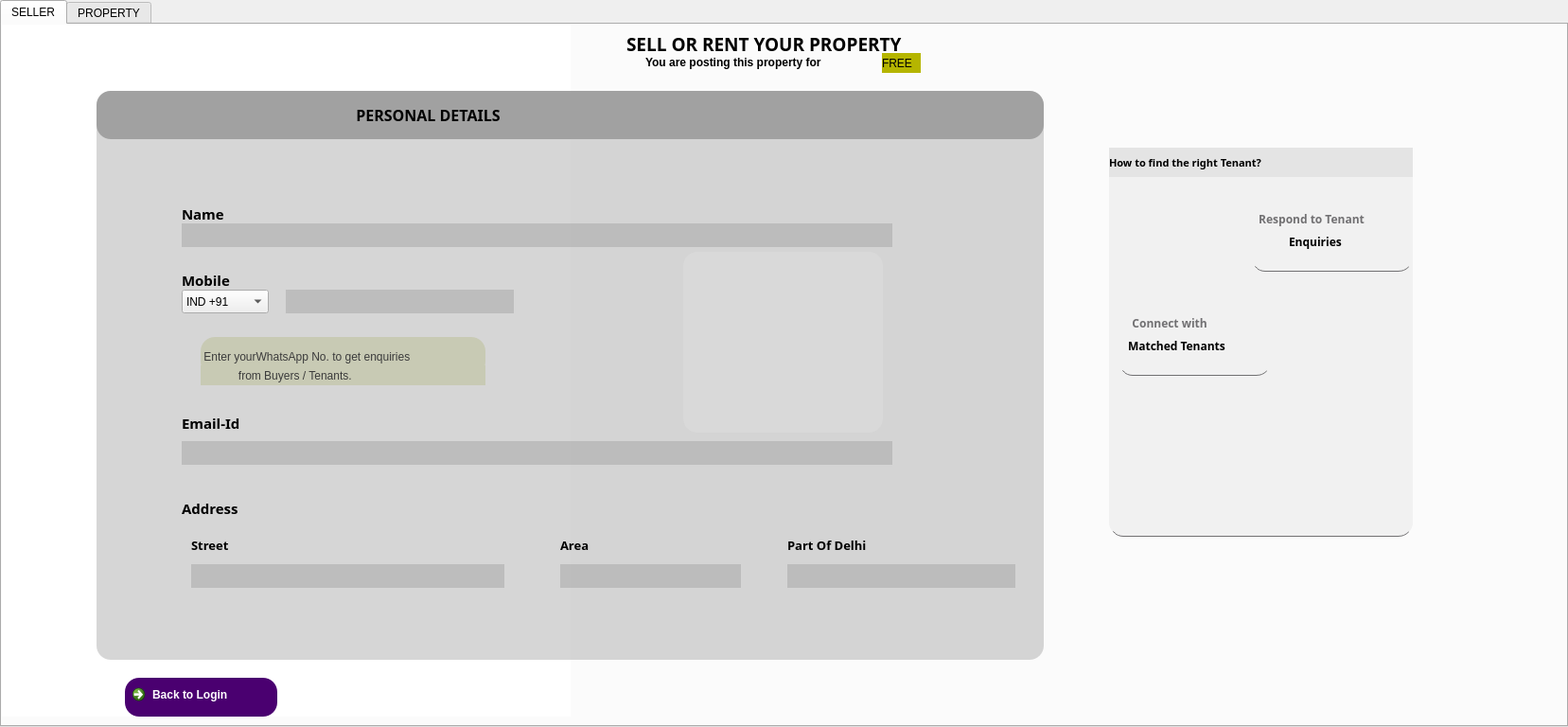
<?xml version="1.0" encoding="UTF-8"?>
<ui version="4.0">
 <class>TabWidget</class>
 <widget class="QTabWidget" name="TabWidget">
  <property name="geometry">
   <rect>
    <x>0</x>
    <y>0</y>
    <width>1657</width>
    <height>768</height>
   </rect>
  </property>
  <property name="windowTitle">
   <string>TabWidget</string>
  </property>
  <property name="currentIndex">
   <number>0</number>
  </property>
  <widget class="QWidget" name="tab">
   <attribute name="icon">
    <iconset resource="resource/res.qrc">
     <normaloff>:/images/user-tie-solid.svg</normaloff>:/images/user-tie-solid.svg</iconset>
   </attribute>
   <attribute name="title">
    <string>SELLER</string>
   </attribute>
   <widget class="QLabel" name="label">
    <property name="geometry">
     <rect>
      <x>0</x>
      <y>0</y>
      <width>601</width>
      <height>731</height>
     </rect>
    </property>
    <property name="styleSheet">
     <string notr="true">background:#fff;</string>
    </property>
    <property name="text">
     <string/>
    </property>
   </widget>
   <widget class="QLabel" name="label_2">
    <property name="geometry">
     <rect>
      <x>370</x>
      <y>140</y>
      <width>191</width>
      <height>161</height>
     </rect>
    </property>
    <property name="styleSheet">
     <string notr="true">background:url(:/form/Downloads/WhatsApp Image 2023-04-03 at 12.59.14.jpeg)</string>
    </property>
    <property name="text">
     <string/>
    </property>
    <property name="pixmap">
     <pixmap>:/form/Downloads/WhatsApp Image 2023-04-03 at 12.59.14.jpeg</pixmap>
    </property>
    <property name="scaledContents">
     <bool>true</bool>
    </property>
   </widget>
   <widget class="QLabel" name="label_3">
    <property name="geometry">
     <rect>
      <x>0</x>
      <y>-30</y>
      <width>1651</width>
      <height>801</height>
     </rect>
    </property>
    <property name="font">
     <font>
      <family>Myanmar Text</family>
      <pointsize>11</pointsize>
      <weight>75</weight>
      <bold>true</bold>
     </font>
    </property>
    <property name="styleSheet">
     <string notr="true">QLabel{
background:url(:/newPrefix/Downloads/WhatsApp Image 2023-04-03 at 12.52.18.jpeg)
}</string>
    </property>
    <property name="text">
     <string/>
    </property>
    <property name="pixmap">
     <pixmap resource="form2.qrc">:/images/background.jpeg</pixmap>
    </property>
    <property name="scaledContents">
     <bool>true</bool>
    </property>
   </widget>
   <widget class="QLabel" name="label_4">
    <property name="geometry">
     <rect>
      <x>1170</x>
      <y>130</y>
      <width>321</width>
      <height>411</height>
     </rect>
    </property>
    <property name="styleSheet">
     <string notr="true">QLabel{

background:rgb(225, 225, 225,100);
border:none;
color:#717072;
border-bottom:1px solid #717072;
border-radius:15%;
}</string>
    </property>
    <property name="text">
     <string/>
    </property>
   </widget>
   <widget class="QLineEdit" name="lineEdit">
    <property name="geometry">
     <rect>
      <x>1320</x>
      <y>150</y>
      <width>171</width>
      <height>111</height>
     </rect>
    </property>
    <property name="font">
     <font>
      <family>Myanmar Text</family>
      <pointsize>9</pointsize>
      <weight>75</weight>
      <bold>true</bold>
     </font>
    </property>
    <property name="styleSheet">
     <string notr="true">QLineEdit
{
background:transparent;
border:none;
color:#717072;
border-bottom:1px solid #717072;
border-radius:15%;
}</string>
    </property>
    <property name="text">
     <string>  Respond to Tenant</string>
    </property>
   </widget>
   <widget class="QLineEdit" name="lineEdit_2">
    <property name="geometry">
     <rect>
      <x>1180</x>
      <y>260</y>
      <width>161</width>
      <height>111</height>
     </rect>
    </property>
    <property name="font">
     <font>
      <family>Myanmar Text</family>
      <pointsize>9</pointsize>
      <weight>75</weight>
      <bold>true</bold>
     </font>
    </property>
    <property name="styleSheet">
     <string notr="true">QLineEdit
{
background:transparent;
border:none;
color:#717072;
border-bottom:1px solid #717072;
border-radius:15%;
}</string>
    </property>
    <property name="text">
     <string>    Connect with </string>
    </property>
   </widget>
   <widget class="QLabel" name="label_5">
    <property name="geometry">
     <rect>
      <x>660</x>
      <y>0</y>
      <width>491</width>
      <height>41</height>
     </rect>
    </property>
    <property name="font">
     <font>
      <family>Myanmar Text</family>
      <pointsize>14</pointsize>
      <weight>75</weight>
      <bold>true</bold>
     </font>
    </property>
    <property name="text">
     <string>SELL OR RENT YOUR PROPERTY</string>
    </property>
   </widget>
   <widget class="QLabel" name="label_6">
    <property name="geometry">
     <rect>
      <x>680</x>
      <y>30</y>
      <width>321</width>
      <height>19</height>
     </rect>
    </property>
    <property name="font">
     <font>
      <pointsize>9</pointsize>
      <weight>75</weight>
      <bold>true</bold>
     </font>
    </property>
    <property name="text">
     <string>You are posting this property for </string>
    </property>
   </widget>
   <widget class="QLabel" name="label_7">
    <property name="geometry">
     <rect>
      <x>930</x>
      <y>30</y>
      <width>41</width>
      <height>21</height>
     </rect>
    </property>
    <property name="styleSheet">
     <string notr="true">QLabel{
background:rgb(181, 181, 0);
border-radius:15%;
}</string>
    </property>
    <property name="text">
     <string>FREE</string>
    </property>
   </widget>
   <widget class="QLabel" name="label_11">
    <property name="geometry">
     <rect>
      <x>210</x>
      <y>330</y>
      <width>301</width>
      <height>41</height>
     </rect>
    </property>
    <property name="styleSheet">
     <string notr="true">QLabel{
background:rgb(232, 235, 199);
border-radius:15%;
}</string>
    </property>
    <property name="text">
     <string> Enter yourWhatsApp No. to get enquiries</string>
    </property>
   </widget>
   <widget class="QLabel" name="label_12">
    <property name="geometry">
     <rect>
      <x>210</x>
      <y>360</y>
      <width>301</width>
      <height>21</height>
     </rect>
    </property>
    <property name="styleSheet">
     <string notr="true">QLabel{
background:rgb(232, 235, 199)
}</string>
    </property>
    <property name="text">
     <string>            from Buyers / Tenants.</string>
    </property>
   </widget>
   <widget class="QCommandLinkButton" name="commandLinkButton">
    <property name="geometry">
     <rect>
      <x>130</x>
      <y>690</y>
      <width>161</width>
      <height>41</height>
     </rect>
    </property>
    <property name="styleSheet">
     <string notr="true">QPushButton{
background:rgb(74, 0, 112);
border-radius:15%;
color:#fff;
}
QPushButton:hover{
background:rgb(156, 78, 234);
border-radius:15%;
}</string>
    </property>
    <property name="text">
     <string>Back to Login</string>
    </property>
   </widget>
   <widget class="QLabel" name="label_16">
    <property name="geometry">
     <rect>
      <x>1200</x>
      <y>180</y>
      <width>91</width>
      <height>91</height>
     </rect>
    </property>
    <property name="styleSheet">
     <string notr="true">background:url(:/Downloads/customer-service.png)</string>
    </property>
    <property name="text">
     <string/>
    </property>
    <property name="pixmap">
     <pixmap resource="form2.qrc">:/images/customer-service.png</pixmap>
    </property>
    <property name="scaledContents">
     <bool>true</bool>
    </property>
   </widget>
   <widget class="QLabel" name="label_17">
    <property name="geometry">
     <rect>
      <x>1360</x>
      <y>290</y>
      <width>101</width>
      <height>91</height>
     </rect>
    </property>
    <property name="styleSheet">
     <string notr="true">background:url(:/Downloads/profile.png)</string>
    </property>
    <property name="text">
     <string/>
    </property>
    <property name="pixmap">
     <pixmap resource="form2.qrc">:/images/profile.png</pixmap>
    </property>
    <property name="scaledContents">
     <bool>true</bool>
    </property>
   </widget>
   <widget class="QLabel" name="label_18">
    <property name="geometry">
     <rect>
      <x>1170</x>
      <y>130</y>
      <width>321</width>
      <height>31</height>
     </rect>
    </property>
    <property name="font">
     <font>
      <family>Myanmar Text</family>
      <pointsize>8</pointsize>
      <weight>75</weight>
      <bold>true</bold>
     </font>
    </property>
    <property name="styleSheet">
     <string notr="true">background:rgb(228, 228, 228);
bordrer-radius : 15%;</string>
    </property>
    <property name="text">
     <string>How to find the right Tenant?</string>
    </property>
   </widget>
   <widget class="QLabel" name="label_19">
    <property name="geometry">
     <rect>
      <x>1230</x>
      <y>430</y>
      <width>101</width>
      <height>81</height>
     </rect>
    </property>
    <property name="styleSheet">
     <string notr="true">background:url(:/newPrefix/Downloads/signboard.png)</string>
    </property>
    <property name="text">
     <string/>
    </property>
    <property name="pixmap">
     <pixmap resource="form2.qrc">:/images/signboard.png</pixmap>
    </property>
    <property name="scaledContents">
     <bool>true</bool>
    </property>
   </widget>
   <widget class="QLabel" name="label_20">
    <property name="geometry">
     <rect>
      <x>1330</x>
      <y>420</y>
      <width>111</width>
      <height>91</height>
     </rect>
    </property>
    <property name="styleSheet">
     <string notr="true">background:url(:/form/Downloads/present.png)</string>
    </property>
    <property name="text">
     <string/>
    </property>
    <property name="pixmap">
     <pixmap resource="form2.qrc">:/images/present.png</pixmap>
    </property>
    <property name="scaledContents">
     <bool>true</bool>
    </property>
   </widget>
   <widget class="QLabel" name="label_21">
    <property name="geometry">
     <rect>
      <x>1360</x>
      <y>220</y>
      <width>81</width>
      <height>19</height>
     </rect>
    </property>
    <property name="font">
     <font>
      <family>Myanmar Text</family>
      <pointsize>9</pointsize>
      <weight>75</weight>
      <bold>true</bold>
     </font>
    </property>
    <property name="text">
     <string>Enquiries</string>
    </property>
   </widget>
   <widget class="QLabel" name="label_22">
    <property name="geometry">
     <rect>
      <x>1190</x>
      <y>330</y>
      <width>141</width>
      <height>19</height>
     </rect>
    </property>
    <property name="font">
     <font>
      <family>Myanmar Text</family>
      <weight>75</weight>
      <bold>true</bold>
     </font>
    </property>
    <property name="text">
     <string>Matched Tenants</string>
    </property>
   </widget>
   <widget class="QLabel" name="label_38">
    <property name="geometry">
     <rect>
      <x>100</x>
      <y>70</y>
      <width>1001</width>
      <height>601</height>
     </rect>
    </property>
    <property name="font">
     <font>
      <family>Myanmar Text</family>
      <pointsize>10</pointsize>
      <weight>75</weight>
      <bold>true</bold>
     </font>
    </property>
    <property name="styleSheet">
     <string notr="true">QLabel
{
background:rgb(150, 150,150,100);
border:none;
color:#717072;
border-radius:15%;
}</string>
    </property>
    <property name="text">
     <string/>
    </property>
   </widget>
   <widget class="QLabel" name="label_41">
    <property name="geometry">
     <rect>
      <x>190</x>
      <y>190</y>
      <width>68</width>
      <height>19</height>
     </rect>
    </property>
    <property name="font">
     <font>
      <family>Myanmar Text</family>
      <pointsize>11</pointsize>
      <weight>75</weight>
      <bold>true</bold>
     </font>
    </property>
    <property name="text">
     <string>Name</string>
    </property>
   </widget>
   <widget class="QLineEdit" name="lineEdit_5">
    <property name="geometry">
     <rect>
      <x>190</x>
      <y>210</y>
      <width>751</width>
      <height>25</height>
     </rect>
    </property>
    <property name="styleSheet">
     <string notr="true">QLineEdit
{
background:rgb(150, 150, 150,100);
border:none;
color:#464646;
font: 75 9pt &quot;MS Shell Dlg 2&quot;;
border-radius:15%;
}</string>
    </property>
   </widget>
   <widget class="QLabel" name="label_10">
    <property name="geometry">
     <rect>
      <x>190</x>
      <y>260</y>
      <width>68</width>
      <height>19</height>
     </rect>
    </property>
    <property name="font">
     <font>
      <family>Myanmar Text</family>
      <pointsize>11</pointsize>
      <weight>75</weight>
      <bold>true</bold>
     </font>
    </property>
    <property name="text">
     <string>Mobile</string>
    </property>
   </widget>
   <widget class="QComboBox" name="comboBox">
    <property name="geometry">
     <rect>
      <x>190</x>
      <y>280</y>
      <width>92</width>
      <height>25</height>
     </rect>
    </property>
    <property name="styleSheet">
     <string notr="true">QLineEdit
{
background:rgb(150, 150, 150,100);
border:none;
color:#464646;
font: 75 9pt &quot;MS Shell Dlg 2&quot;;
border-radius:15%;
}</string>
    </property>
    <item>
     <property name="text">
      <string>IND +91</string>
     </property>
    </item>
   </widget>
   <widget class="QLineEdit" name="lineEdit_6">
    <property name="geometry">
     <rect>
      <x>300</x>
      <y>280</y>
      <width>241</width>
      <height>25</height>
     </rect>
    </property>
    <property name="styleSheet">
     <string notr="true">QLineEdit
{
background:rgb(150, 150, 150,100);
border:none;
color:#464646;
font: 75 9pt &quot;MS Shell Dlg 2&quot;;
border-radius:15%;
}</string>
    </property>
   </widget>
   <widget class="QLabel" name="label_13">
    <property name="geometry">
     <rect>
      <x>190</x>
      <y>410</y>
      <width>91</width>
      <height>21</height>
     </rect>
    </property>
    <property name="font">
     <font>
      <family>Myanmar Text</family>
      <pointsize>11</pointsize>
      <weight>75</weight>
      <bold>true</bold>
     </font>
    </property>
    <property name="text">
     <string>Email-Id</string>
    </property>
   </widget>
   <widget class="QLineEdit" name="lineEdit_14">
    <property name="geometry">
     <rect>
      <x>190</x>
      <y>440</y>
      <width>751</width>
      <height>25</height>
     </rect>
    </property>
    <property name="styleSheet">
     <string notr="true">QLineEdit
{
background:rgb(150, 150, 150,100);
border:none;
color:#464646;
font: 75 9pt &quot;MS Shell Dlg 2&quot;;
border-radius:15%;
}</string>
    </property>
   </widget>
   <widget class="QLabel" name="label_14">
    <property name="geometry">
     <rect>
      <x>190</x>
      <y>500</y>
      <width>81</width>
      <height>21</height>
     </rect>
    </property>
    <property name="font">
     <font>
      <family>Myanmar Text</family>
      <pointsize>11</pointsize>
      <weight>75</weight>
      <bold>true</bold>
     </font>
    </property>
    <property name="text">
     <string>Address</string>
    </property>
   </widget>
   <widget class="QLineEdit" name="lineEdit_15">
    <property name="geometry">
     <rect>
      <x>200</x>
      <y>570</y>
      <width>331</width>
      <height>25</height>
     </rect>
    </property>
    <property name="styleSheet">
     <string notr="true">QLineEdit
{
background:rgb(150, 150, 150,100);
border:none;
color:#464646;
font: 75 9pt &quot;MS Shell Dlg 2&quot;;
border-radius:15%;
}</string>
    </property>
   </widget>
   <widget class="QLabel" name="label_42">
    <property name="geometry">
     <rect>
      <x>200</x>
      <y>540</y>
      <width>68</width>
      <height>19</height>
     </rect>
    </property>
    <property name="font">
     <font>
      <family>Myanmar Text</family>
      <pointsize>10</pointsize>
      <weight>75</weight>
      <bold>true</bold>
     </font>
    </property>
    <property name="text">
     <string>Street</string>
    </property>
   </widget>
   <widget class="QLabel" name="label_43">
    <property name="geometry">
     <rect>
      <x>590</x>
      <y>540</y>
      <width>68</width>
      <height>19</height>
     </rect>
    </property>
    <property name="font">
     <font>
      <family>Myanmar Text</family>
      <pointsize>10</pointsize>
      <weight>75</weight>
      <bold>true</bold>
     </font>
    </property>
    <property name="text">
     <string>Area</string>
    </property>
   </widget>
   <widget class="QLineEdit" name="lineEdit_16">
    <property name="geometry">
     <rect>
      <x>590</x>
      <y>570</y>
      <width>191</width>
      <height>25</height>
     </rect>
    </property>
    <property name="styleSheet">
     <string notr="true">QLineEdit
{
background:rgb(150, 150, 150,100);
border:none;
color:#464646;
font: 75 9pt &quot;MS Shell Dlg 2&quot;;
border-radius:15%;
}</string>
    </property>
   </widget>
   <widget class="QLabel" name="label_44">
    <property name="geometry">
     <rect>
      <x>830</x>
      <y>540</y>
      <width>111</width>
      <height>19</height>
     </rect>
    </property>
    <property name="font">
     <font>
      <family>Myanmar Text</family>
      <pointsize>10</pointsize>
      <weight>75</weight>
      <bold>true</bold>
     </font>
    </property>
    <property name="text">
     <string>Part Of Delhi</string>
    </property>
   </widget>
   <widget class="QLineEdit" name="lineEdit_17">
    <property name="geometry">
     <rect>
      <x>830</x>
      <y>570</y>
      <width>241</width>
      <height>25</height>
     </rect>
    </property>
    <property name="styleSheet">
     <string notr="true">QLineEdit
{
background:rgb(150, 150, 150,100);
border:none;
color:#464646;
font: 75 9pt &quot;MS Shell Dlg 2&quot;;
border-radius:15%;
}</string>
    </property>
   </widget>
   <widget class="QLabel" name="label_8">
    <property name="geometry">
     <rect>
      <x>100</x>
      <y>70</y>
      <width>1001</width>
      <height>51</height>
     </rect>
    </property>
    <property name="font">
     <font>
      <family>Myanmar Text</family>
      <pointsize>12</pointsize>
      <weight>75</weight>
      <bold>true</bold>
     </font>
    </property>
    <property name="styleSheet">
     <string notr="true">background-color: rgb(161, 161, 161);
border:none;
color:black;
border-radius:15%;</string>
    </property>
    <property name="text">
     <string>                                                                  PERSONAL DETAILS</string>
    </property>
   </widget>
   <widget class="QLabel" name="label_15">
    <property name="geometry">
     <rect>
      <x>720</x>
      <y>240</y>
      <width>211</width>
      <height>191</height>
     </rect>
    </property>
    <property name="styleSheet">
     <string notr="true">QLabel
{
background:rgb(225, 225, 225,100);


border-radius:15%;
}</string>
    </property>
    <property name="text">
     <string/>
    </property>
    <property name="pixmap">
     <pixmap resource="form2.qrc">:/removed backgroound/realtor-removebg-preview.png</pixmap>
    </property>
    <property name="scaledContents">
     <bool>true</bool>
    </property>
   </widget>
   <widget class="QLabel" name="label_23">
    <property name="geometry">
     <rect>
      <x>740</x>
      <y>690</y>
      <width>251</width>
      <height>16</height>
     </rect>
    </property>
    <property name="text">
     <string/>
    </property>
   </widget>
  </widget>
  <widget class="QWidget" name="tab">
   <attribute name="icon">
    <iconset resource="resource/res.qrc">
     <normaloff>:/images/city-solid.svg</normaloff>:/images/city-solid.svg</iconset>
   </attribute>
   <attribute name="title">
    <string>PROPERTY</string>
   </attribute>
   <widget class="QLabel" name="label_24">
    <property name="geometry">
     <rect>
      <x>-10</x>
      <y>-10</y>
      <width>1671</width>
      <height>751</height>
     </rect>
    </property>
    <property name="font">
     <font>
      <pointsize>9</pointsize>
      <weight>75</weight>
      <bold>true</bold>
     </font>
    </property>
    <property name="styleSheet">
     <string notr="true">background:url(:/newPrefix/Downloads/WhatsApp Image 2023-04-03 at 12.52.18.jpeg)</string>
    </property>
    <property name="text">
     <string/>
    </property>
    <property name="pixmap">
     <pixmap resource="form2.qrc">:/images/background.jpeg</pixmap>
    </property>
    <property name="scaledContents">
     <bool>true</bool>
    </property>
   </widget>
   <widget class="QLabel" name="label_25">
    <property name="geometry">
     <rect>
      <x>1220</x>
      <y>100</y>
      <width>381</width>
      <height>91</height>
     </rect>
    </property>
    <property name="font">
     <font>
      <pointsize>10</pointsize>
      <weight>75</weight>
      <bold>true</bold>
     </font>
    </property>
    <property name="styleSheet">
     <string notr="true">QLabel
{
background:rgb(225, 225, 225,100);
border:none;
color:#717072;
border-bottom:1px solid #717072;
border-radius:15%;
}</string>
    </property>
    <property name="text">
     <string>100% complete listing gets you more leads</string>
    </property>
   </widget>
   <widget class="QLabel" name="label_26">
    <property name="geometry">
     <rect>
      <x>1220</x>
      <y>120</y>
      <width>61</width>
      <height>61</height>
     </rect>
    </property>
    <property name="styleSheet">
     <string notr="true">background:url(:/house/Downloads/icons8-list-64.png)</string>
    </property>
    <property name="text">
     <string/>
    </property>
   </widget>
   <widget class="QLineEdit" name="lineEdit_7">
    <property name="geometry">
     <rect>
      <x>1220</x>
      <y>100</y>
      <width>381</width>
      <height>25</height>
     </rect>
    </property>
    <property name="font">
     <font>
      <pointsize>10</pointsize>
      <weight>75</weight>
      <bold>true</bold>
     </font>
    </property>
    <property name="styleSheet">
     <string notr="true">QLineEdit
{
background:rgb(225, 225, 225,100);
border:none;

text-color:black;

border-radius:15%;
}</string>
    </property>
    <property name="text">
     <string>Listing Completeness</string>
    </property>
   </widget>
   <widget class="QLabel" name="label_27">
    <property name="geometry">
     <rect>
      <x>50</x>
      <y>50</y>
      <width>1131</width>
      <height>591</height>
     </rect>
    </property>
    <property name="font">
     <font>
      <family>Myanmar Text</family>
      <pointsize>9</pointsize>
      <weight>75</weight>
      <bold>true</bold>
     </font>
    </property>
    <property name="styleSheet">
     <string notr="true">QPushButton
{
background:rgb(150, 150, 150,100);
border:none;
color:#717072;
border-bottom:1px solid #717072;
border-radius:15%;
}
QPushButton:hover{   
  background-color: qlineargradient(spread:pad, x1:0, y1:0.505682, x2:1, y2:0.477, stop:0 rgba(40, 67, 98, 219), stop:1 rgba(105, 118, 132, 226));
}
QPushButton:pressed{  padding-left:5px;
  padding-top:5px;
  background-color:rgba(105, 118, 132, 200);
}QLabel
{
background:rgb(225, 225, 225,100);
border:none;
color:#717072;

border-radius:15%;
}</string>
    </property>
    <property name="text">
     <string/>
    </property>
   </widget>
   <widget class="QLineEdit" name="lineEdit_8">
    <property name="geometry">
     <rect>
      <x>50</x>
      <y>50</y>
      <width>1131</width>
      <height>71</height>
     </rect>
    </property>
    <property name="font">
     <font>
      <family>MS Shell Dlg 2</family>
      <pointsize>18</pointsize>
      <weight>50</weight>
      <italic>false</italic>
      <bold>false</bold>
     </font>
    </property>
    <property name="styleSheet">
     <string notr="true">background:rgb(100,100,100,100);
border:none;
color:black;
border-radius:15%;

font: 18pt &quot;MS Shell Dlg 2&quot;;
</string>
    </property>
    <property name="text">
     <string>                                            UPLOAD PROPERTY DETAILS</string>
    </property>
   </widget>
   <widget class="QPushButton" name="pushButton_4">
    <property name="geometry">
     <rect>
      <x>110</x>
      <y>280</y>
      <width>112</width>
      <height>34</height>
     </rect>
    </property>
    <property name="font">
     <font>
      <pointsize>9</pointsize>
      <weight>75</weight>
      <bold>true</bold>
     </font>
    </property>
    <property name="styleSheet">
     <string notr="true">QPushButton{
background:rgb(74, 0, 112);
border-radius:15%;
color:#fff;
}
QPushButton:hover{
background:rgb(156, 78, 234);
border-radius:15%;
}
QPushButton:pressed{  padding-left:5px;
  padding-top:5px;
  background-color:rgba(105, 118, 132, 200);
}</string>
    </property>
    <property name="text">
     <string>Apartment</string>
    </property>
   </widget>
   <widget class="QPushButton" name="pushButton_5">
    <property name="geometry">
     <rect>
      <x>230</x>
      <y>280</y>
      <width>151</width>
      <height>34</height>
     </rect>
    </property>
    <property name="font">
     <font>
      <pointsize>9</pointsize>
      <weight>75</weight>
      <bold>true</bold>
     </font>
    </property>
    <property name="styleSheet">
     <string notr="true">QPushButton{
background:rgb(74, 0, 112);
border-radius:15%;
color:#fff;
}
QPushButton:hover{
background:rgb(156, 78, 234);
border-radius:15%;
}
QPushButton:pressed{  padding-left:5px;
  padding-top:5px;
  background-color:rgba(105, 118, 132, 200);
}</string>
    </property>
    <property name="text">
     <string>Independent Floor</string>
    </property>
   </widget>
   <widget class="QPushButton" name="pushButton_6">
    <property name="geometry">
     <rect>
      <x>790</x>
      <y>280</y>
      <width>112</width>
      <height>34</height>
     </rect>
    </property>
    <property name="font">
     <font>
      <pointsize>9</pointsize>
      <weight>75</weight>
      <bold>true</bold>
     </font>
    </property>
    <property name="styleSheet">
     <string notr="true">QPushButton{
background:rgb(74, 0, 112);
border-radius:15%;
color:#fff;
}
QPushButton:hover{
background:rgb(156, 78, 234);
border-radius:15%;
}
QPushButton:pressed{  padding-left:5px;
  padding-top:5px;
  background-color:rgba(105, 118, 132, 200);
}</string>
    </property>
    <property name="text">
     <string>Others</string>
    </property>
   </widget>
   <widget class="QPushButton" name="pushButton_7">
    <property name="geometry">
     <rect>
      <x>390</x>
      <y>280</y>
      <width>151</width>
      <height>34</height>
     </rect>
    </property>
    <property name="font">
     <font>
      <pointsize>9</pointsize>
      <weight>75</weight>
      <bold>true</bold>
     </font>
    </property>
    <property name="styleSheet">
     <string notr="true">QPushButton{
background:rgb(74, 0, 112);
border-radius:15%;
color:#fff;
}
QPushButton:hover{
background:rgb(156, 78, 234);
border-radius:15%;
}
QPushButton:pressed{  padding-left:5px;
  padding-top:5px;
  background-color:rgba(105, 118, 132, 200);
}</string>
    </property>
    <property name="text">
     <string>Independent House</string>
    </property>
   </widget>
   <widget class="QPushButton" name="pushButton_8">
    <property name="geometry">
     <rect>
      <x>550</x>
      <y>280</y>
      <width>112</width>
      <height>34</height>
     </rect>
    </property>
    <property name="font">
     <font>
      <pointsize>9</pointsize>
      <weight>75</weight>
      <bold>true</bold>
     </font>
    </property>
    <property name="styleSheet">
     <string notr="true">QPushButton{
background:rgb(74, 0, 112);
border-radius:15%;
color:#fff;
}
QPushButton:hover{
background:rgb(156, 78, 234);
border-radius:15%;
}
QPushButton:pressed{  padding-left:5px;
  padding-top:5px;
  background-color:rgba(105, 118, 132, 200);
}</string>
    </property>
    <property name="text">
     <string>Villa</string>
    </property>
   </widget>
   <widget class="QPushButton" name="pushButton_9">
    <property name="geometry">
     <rect>
      <x>670</x>
      <y>280</y>
      <width>112</width>
      <height>34</height>
     </rect>
    </property>
    <property name="font">
     <font>
      <pointsize>9</pointsize>
      <weight>75</weight>
      <bold>true</bold>
     </font>
    </property>
    <property name="styleSheet">
     <string notr="true">QPushButton{
background:rgb(74, 0, 112);
border-radius:15%;
color:#fff;
}
QPushButton:hover{
background:rgb(156, 78, 234);
border-radius:15%;
}
QPushButton:pressed{  padding-left:5px;
  padding-top:5px;
  background-color:rgba(105, 118, 132, 200);
}</string>
    </property>
    <property name="text">
     <string>1-3 BHK</string>
    </property>
   </widget>
   <widget class="QPushButton" name="pushButton_11">
    <property name="geometry">
     <rect>
      <x>100</x>
      <y>370</y>
      <width>112</width>
      <height>34</height>
     </rect>
    </property>
    <property name="font">
     <font>
      <pointsize>9</pointsize>
      <weight>75</weight>
      <bold>true</bold>
     </font>
    </property>
    <property name="styleSheet">
     <string notr="true">QPushButton{
background:rgb(74, 0, 112);
border-radius:15%;
color:#fff;
}
QPushButton:hover{
background:rgb(156, 78, 234);
border-radius:15%;
}
QPushButton:pressed{  padding-left:5px;
  padding-top:5px;
  background-color:rgba(105, 118, 132, 200);
}</string>
    </property>
    <property name="text">
     <string>sq feets</string>
    </property>
   </widget>
   <widget class="QLineEdit" name="lineEdit_9">
    <property name="geometry">
     <rect>
      <x>120</x>
      <y>560</y>
      <width>421</width>
      <height>25</height>
     </rect>
    </property>
    <property name="styleSheet">
     <string notr="true">background:rgb(150,150,150,100);
border:none;
color:#464646;
font: 75 10pt &quot;MS Shell Dlg 2&quot;;
border-radius:15%;</string>
    </property>
    <property name="text">
     <string/>
    </property>
    <property name="placeholderText">
     <string>street</string>
    </property>
   </widget>
   <widget class="QLineEdit" name="lineEdit_10">
    <property name="geometry">
     <rect>
      <x>570</x>
      <y>560</y>
      <width>221</width>
      <height>25</height>
     </rect>
    </property>
    <property name="styleSheet">
     <string notr="true">background:rgb(150,150,150,100);
border:none;
color:#464646;
font: 75 10pt &quot;MS Shell Dlg 2&quot;;
border-radius:15%;</string>
    </property>
    <property name="text">
     <string/>
    </property>
    <property name="placeholderText">
     <string>area</string>
    </property>
   </widget>
   <widget class="QLineEdit" name="lineEdit_11">
    <property name="geometry">
     <rect>
      <x>820</x>
      <y>560</y>
      <width>231</width>
      <height>25</height>
     </rect>
    </property>
    <property name="styleSheet">
     <string notr="true">background:rgb(150,150,150,100);
border:none;
color:#464646;
font: 75 10pt &quot;MS Shell Dlg 2&quot;;
border-radius:15%;</string>
    </property>
    <property name="text">
     <string/>
    </property>
    <property name="placeholderText">
     <string>part of Delhi</string>
    </property>
   </widget>
   <widget class="QComboBox" name="comboBox_2">
    <property name="geometry">
     <rect>
      <x>730</x>
      <y>380</y>
      <width>141</width>
      <height>25</height>
     </rect>
    </property>
    <property name="styleSheet">
     <string notr="true">background:rgb(150,150,150,100);
border:none;
color:#464646;
font: 75 10pt &quot;MS Shell Dlg 2&quot;;
border-radius:15%;</string>
    </property>
    <item>
     <property name="text">
      <string>2001</string>
     </property>
    </item>
    <item>
     <property name="text">
      <string>2002</string>
     </property>
    </item>
    <item>
     <property name="text">
      <string>2003</string>
     </property>
    </item>
    <item>
     <property name="text">
      <string>2004</string>
     </property>
    </item>
    <item>
     <property name="text">
      <string>2005</string>
     </property>
    </item>
    <item>
     <property name="text">
      <string>2006</string>
     </property>
    </item>
    <item>
     <property name="text">
      <string>2007</string>
     </property>
    </item>
    <item>
     <property name="text">
      <string>2008</string>
     </property>
    </item>
    <item>
     <property name="text">
      <string>2009</string>
     </property>
    </item>
    <item>
     <property name="text">
      <string>2010</string>
     </property>
    </item>
    <item>
     <property name="text">
      <string>2011</string>
     </property>
    </item>
    <item>
     <property name="text">
      <string>2012</string>
     </property>
    </item>
    <item>
     <property name="text">
      <string>2013</string>
     </property>
    </item>
    <item>
     <property name="text">
      <string>2014</string>
     </property>
    </item>
    <item>
     <property name="text">
      <string>2015</string>
     </property>
    </item>
    <item>
     <property name="text">
      <string>2016</string>
     </property>
    </item>
    <item>
     <property name="text">
      <string>2017</string>
     </property>
    </item>
    <item>
     <property name="text">
      <string>2018</string>
     </property>
    </item>
    <item>
     <property name="text">
      <string>2019</string>
     </property>
    </item>
    <item>
     <property name="text">
      <string>2020</string>
     </property>
    </item>
    <item>
     <property name="text">
      <string>2021</string>
     </property>
    </item>
    <item>
     <property name="text">
      <string>2022</string>
     </property>
    </item>
    <item>
     <property name="text">
      <string>2023</string>
     </property>
    </item>
   </widget>
   <widget class="QLineEdit" name="lineEdit_12">
    <property name="geometry">
     <rect>
      <x>100</x>
      <y>450</y>
      <width>461</width>
      <height>25</height>
     </rect>
    </property>
    <property name="styleSheet">
     <string notr="true">background:rgb(150,150,150,100);
border:none;
color:#464646;
font: 75 10pt &quot;MS Shell Dlg 2&quot;;
border-radius:15%;</string>
    </property>
    <property name="text">
     <string/>
    </property>
    <property name="placeholderText">
     <string>selling price</string>
    </property>
   </widget>
   <widget class="QLabel" name="label_28">
    <property name="geometry">
     <rect>
      <x>100</x>
      <y>170</y>
      <width>91</width>
      <height>19</height>
     </rect>
    </property>
    <property name="font">
     <font>
      <family>Myanmar Text</family>
      <pointsize>10</pointsize>
      <weight>75</weight>
      <bold>true</bold>
     </font>
    </property>
    <property name="text">
     <string>I want to..</string>
    </property>
   </widget>
   <widget class="QLabel" name="label_29">
    <property name="geometry">
     <rect>
      <x>100</x>
      <y>250</y>
      <width>131</width>
      <height>19</height>
     </rect>
    </property>
    <property name="font">
     <font>
      <family>Myanmar Text</family>
      <pointsize>10</pointsize>
      <weight>75</weight>
      <bold>true</bold>
     </font>
    </property>
    <property name="text">
     <string>Property type</string>
    </property>
   </widget>
   <widget class="QLabel" name="label_30">
    <property name="geometry">
     <rect>
      <x>100</x>
      <y>340</y>
      <width>68</width>
      <height>20</height>
     </rect>
    </property>
    <property name="font">
     <font>
      <family>Myanmar Text</family>
      <pointsize>10</pointsize>
      <weight>75</weight>
      <bold>true</bold>
     </font>
    </property>
    <property name="text">
     <string>Size</string>
    </property>
   </widget>
   <widget class="QLabel" name="label_31">
    <property name="geometry">
     <rect>
      <x>730</x>
      <y>350</y>
      <width>191</width>
      <height>19</height>
     </rect>
    </property>
    <property name="font">
     <font>
      <family>Myanmar Text</family>
      <pointsize>10</pointsize>
      <weight>75</weight>
      <bold>true</bold>
     </font>
    </property>
    <property name="text">
     <string>Year of Construction</string>
    </property>
   </widget>
   <widget class="QLabel" name="label_32">
    <property name="geometry">
     <rect>
      <x>120</x>
      <y>540</y>
      <width>91</width>
      <height>19</height>
     </rect>
    </property>
    <property name="font">
     <font>
      <family>Myanmar Text</family>
      <pointsize>9</pointsize>
      <weight>75</weight>
      <bold>true</bold>
     </font>
    </property>
    <property name="text">
     <string>Street</string>
    </property>
   </widget>
   <widget class="QLabel" name="label_33">
    <property name="geometry">
     <rect>
      <x>570</x>
      <y>540</y>
      <width>68</width>
      <height>19</height>
     </rect>
    </property>
    <property name="font">
     <font>
      <family>Myanmar Text</family>
      <pointsize>9</pointsize>
      <weight>75</weight>
      <bold>true</bold>
     </font>
    </property>
    <property name="text">
     <string>Area</string>
    </property>
   </widget>
   <widget class="QLabel" name="label_34">
    <property name="geometry">
     <rect>
      <x>820</x>
      <y>540</y>
      <width>101</width>
      <height>19</height>
     </rect>
    </property>
    <property name="font">
     <font>
      <family>Myanmar Text</family>
      <pointsize>9</pointsize>
      <weight>75</weight>
      <bold>true</bold>
     </font>
    </property>
    <property name="text">
     <string>Part of DELHI</string>
    </property>
   </widget>
   <widget class="QPushButton" name="pushButton_14">
    <property name="geometry">
     <rect>
      <x>530</x>
      <y>660</y>
      <width>201</width>
      <height>41</height>
     </rect>
    </property>
    <property name="font">
     <font>
      <pointsize>11</pointsize>
      <weight>75</weight>
      <bold>true</bold>
     </font>
    </property>
    <property name="styleSheet">
     <string notr="true">QPushButton{
background:rgb(74, 0, 112);
border-radius:15%;
color:#fff;
}
QPushButton:hover{
background:rgb(156, 78, 234);
border-radius:15%;
}
QPushButton:pressed{  padding-left:5px;
  padding-top:5px;
  background-color:rgba(105, 118, 132, 200);
}</string>
    </property>
    <property name="text">
     <string>UPLOAD</string>
    </property>
   </widget>
   <widget class="QLabel" name="label_35">
    <property name="geometry">
     <rect>
      <x>100</x>
      <y>430</y>
      <width>68</width>
      <height>19</height>
     </rect>
    </property>
    <property name="font">
     <font>
      <family>Myanmar Text</family>
      <pointsize>10</pointsize>
      <weight>75</weight>
      <bold>true</bold>
     </font>
    </property>
    <property name="text">
     <string>COST</string>
    </property>
   </widget>
   <widget class="QLabel" name="label_36">
    <property name="geometry">
     <rect>
      <x>100</x>
      <y>510</y>
      <width>101</width>
      <height>19</height>
     </rect>
    </property>
    <property name="font">
     <font>
      <family>Myanmar Text</family>
      <pointsize>10</pointsize>
      <weight>75</weight>
      <bold>true</bold>
     </font>
    </property>
    <property name="text">
     <string>Address:</string>
    </property>
   </widget>
   <widget class="QLabel" name="label_37">
    <property name="geometry">
     <rect>
      <x>1220</x>
      <y>240</y>
      <width>371</width>
      <height>351</height>
     </rect>
    </property>
    <property name="styleSheet">
     <string notr="true">QLabel
{
background:rgb(225, 225, 225,100);
border:none;
color:#717072;

border-radius:15%;
}</string>
    </property>
    <property name="text">
     <string>l</string>
    </property>
   </widget>
   <widget class="QLineEdit" name="lineEdit_13">
    <property name="geometry">
     <rect>
      <x>1230</x>
      <y>240</y>
      <width>361</width>
      <height>25</height>
     </rect>
    </property>
    <property name="font">
     <font>
      <weight>75</weight>
      <bold>true</bold>
     </font>
    </property>
    <property name="styleSheet">
     <string notr="true">QLineEdit
{
background:rgb(225, 225, 225,100);
border:none;
color:black;

border-radius:15%;
}</string>
    </property>
    <property name="text">
     <string/>
    </property>
   </widget>
   <widget class="QRadioButton" name="radioButton_4">
    <property name="geometry">
     <rect>
      <x>110</x>
      <y>200</y>
      <width>119</width>
      <height>23</height>
     </rect>
    </property>
    <property name="font">
     <font>
      <pointsize>10</pointsize>
      <weight>75</weight>
      <bold>true</bold>
     </font>
    </property>
    <property name="text">
     <string>SELL</string>
    </property>
   </widget>
   <widget class="QRadioButton" name="radioButton_5">
    <property name="geometry">
     <rect>
      <x>250</x>
      <y>200</y>
      <width>119</width>
      <height>23</height>
     </rect>
    </property>
    <property name="font">
     <font>
      <pointsize>10</pointsize>
      <weight>75</weight>
      <bold>true</bold>
     </font>
    </property>
    <property name="text">
     <string>RENT</string>
    </property>
   </widget>
   <widget class="QRadioButton" name="radioButton_6">
    <property name="geometry">
     <rect>
      <x>410</x>
      <y>200</y>
      <width>119</width>
      <height>23</height>
     </rect>
    </property>
    <property name="font">
     <font>
      <pointsize>10</pointsize>
      <weight>75</weight>
      <bold>true</bold>
     </font>
    </property>
    <property name="text">
     <string>BOTH</string>
    </property>
   </widget>
   <widget class="QLineEdit" name="lineEdit_3">
    <property name="geometry">
     <rect>
      <x>600</x>
      <y>450</y>
      <width>451</width>
      <height>25</height>
     </rect>
    </property>
    <property name="styleSheet">
     <string notr="true">background:rgb(150,150,150,100);
border:none;
color:#464646;
font: 75 10pt &quot;MS Shell Dlg 2&quot;;
border-radius:15%;</string>
    </property>
    <property name="text">
     <string/>
    </property>
    <property name="placeholderText">
     <string>renting price</string>
    </property>
   </widget>
   <widget class="QLabel" name="label_9">
    <property name="geometry">
     <rect>
      <x>1230</x>
      <y>240</y>
      <width>351</width>
      <height>351</height>
     </rect>
    </property>
    <property name="text">
     <string/>
    </property>
    <property name="pixmap">
     <pixmap resource="form2.qrc">:/removed backgroound/houseon_rent-removebg-preview.png</pixmap>
    </property>
    <property name="scaledContents">
     <bool>true</bool>
    </property>
   </widget>
   <widget class="QLabel" name="label_48">
    <property name="geometry">
     <rect>
      <x>940</x>
      <y>350</y>
      <width>181</width>
      <height>16</height>
     </rect>
    </property>
    <property name="font">
     <font>
      <pointsize>10</pointsize>
      <weight>75</weight>
      <bold>true</bold>
     </font>
    </property>
    <property name="styleSheet">
     <string notr="true"/>
    </property>
    <property name="text">
     <string>Date of registration</string>
    </property>
   </widget>
   <widget class="QLineEdit" name="lineEdit_4">
    <property name="geometry">
     <rect>
      <x>920</x>
      <y>281</y>
      <width>231</width>
      <height>31</height>
     </rect>
    </property>
    <property name="styleSheet">
     <string notr="true">background:rgb(150,150,150,100);
border:none;
color:#464646;
font: 75 10pt &quot;MS Shell Dlg 2&quot;;
border-radius:15%;</string>
    </property>
   </widget>
   <widget class="QLineEdit" name="lineEdit_19">
    <property name="geometry">
     <rect>
      <x>230</x>
      <y>371</y>
      <width>391</width>
      <height>31</height>
     </rect>
    </property>
    <property name="styleSheet">
     <string notr="true">background:rgb(150,150,150,100);
border:none;
color:#464646;
font: 75 10pt &quot;MS Shell Dlg 2&quot;;
border-radius:15%;</string>
    </property>
   </widget>
   <widget class="QLineEdit" name="lineEdit_21">
    <property name="geometry">
     <rect>
      <x>930</x>
      <y>380</y>
      <width>221</width>
      <height>22</height>
     </rect>
    </property>
    <property name="styleSheet">
     <string notr="true">background:rgb(150,150,150,100);
border:none;
color:#464646;
font: 75 10pt &quot;MS Shell Dlg 2&quot;;
border-radius:15%;</string>
    </property>
   </widget>
   <widget class="QLabel" name="label_39">
    <property name="geometry">
     <rect>
      <x>760</x>
      <y>659</y>
      <width>381</width>
      <height>41</height>
     </rect>
    </property>
    <property name="styleSheet">
     <string notr="true">background:rgb(150,150,150,100);
border:none;
color:red;
font: 75 10pt &quot;MS Shell Dlg 2&quot;;
border-radius:15%;</string>
    </property>
    <property name="text">
     <string/>
    </property>
   </widget>
  </widget>
 </widget>
 <resources>
  <include location="form2.qrc"/>
  <include location="resource/res.qrc"/>
 </resources>
 <connections/>
</ui>
